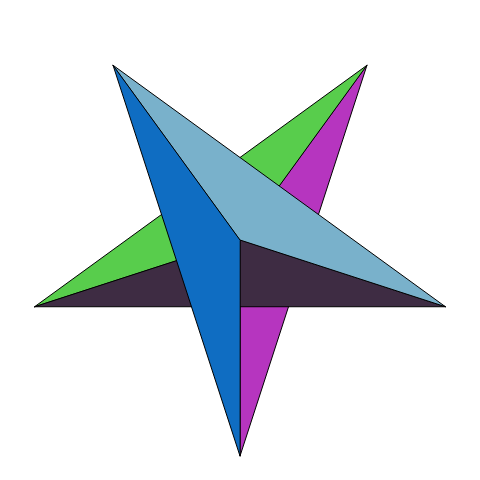
Frame 1 (no input)
Frame 60 (no input): identical to frame 1, image omitted
Frame 120 (the mouse pressed at the canvas centre since frame 60): identical to frame 1, image omitted

The p5.js sketch that drew this single still picture (run headless with seeded random() and noise() and a simulated clock; from frame 60 on, the mouse is pressed at the canvas centre):

// p5.js sketch
// ── sketch.js
// ETOILES REGULIERES
// GENUARY PROMPT 30 = Its not a bug, its a feature.
// 

let DESSIN = 7; // [7,8,9,10,11,12]

let NP = 480, PI = Math.PI;
let K = 5, H = 3, CX = NP / 2, CY = NP / 2, R = NP * 0.45, AD = PI / 2;
let couleurs = [];

if (DESSIN == 8) K = 7;
else if (DESSIN == 9) K = 20, H = 9;
else if (DESSIN == 10) K = 20, H = 7;
else if (DESSIN == 11) K = 51, H = 20;
else if (DESSIN == 12) K = 51, H = 25;

function setup() {
  createCanvas(NP, NP);
  frameRate(30);
  initialiserCouleurs();
}

function draw() {
  background(255);

  for (let i = 0; i < K; i++) {
    let x1 = CX;
    let y1 = CY;
    let x2 = CX + R * cos(2 * i * H * PI / K + AD);
    let y2 = CY + R * sin(2 * i * H * PI / K + AD);
    let x3 = CX + R * cos(2 * ((i + 1) % K) * H * PI / K + AD);
    let y3 = CY + R * sin(2 * ((i + 1) % K) * H * PI / K + AD);

    fill(couleurs[i]);
    stroke(0);
    strokeWeight(1);
    triangle(x1, y1, x2, y2, x3, y3);
  }
}

// change les couleurs toutes les 2 secondes
function initialiserCouleurs() {
  for (let i = 0; i < K; i++) {
    couleurs[i] = color(random(255), random(255), random(255));
  }
  setTimeout(initialiserCouleurs, 2000);
}
